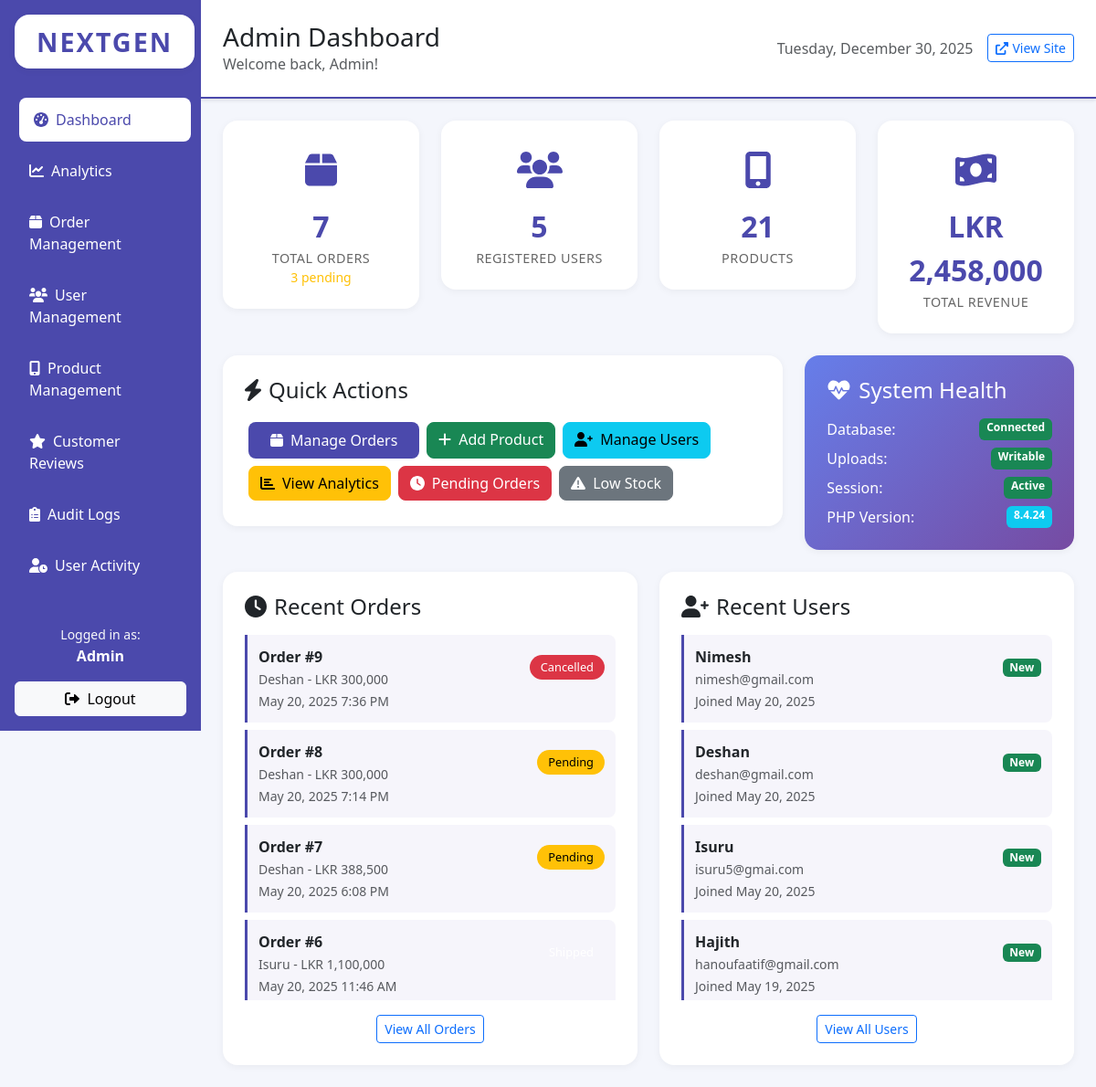
The page /admin.php (signed in) on the database its author committed.
### tables this page shows
CREATE TABLE `orders` (
  `id` int(11) NOT NULL,
  `user_id` int(11) DEFAULT NULL,
  `shipping_address_id` int(11) DEFAULT NULL,
  `total_amount` decimal(10,2) NOT NULL,
  `status` enum('pending','processing','shipped','delivered','cancelled') DEFAULT 'pending',
  `shipping_address` text NOT NULL,
  `billing_address` text NOT NULL,
  `payment_method` varchar(50) NOT NULL,
  `created_at` timestamp NOT NULL DEFAULT current_timestamp(),
  `updated_at` timestamp NOT NULL DEFAULT current_timestamp() ON UPDATE current_timestamp(),
  `tracking_number` varchar(255) DEFAULT NULL
);

CREATE TABLE `users` (
  `id` int(11) NOT NULL,
  `first_name` varchar(100) DEFAULT NULL,
  `last_name` varchar(100) DEFAULT NULL,
  `name` varchar(100) NOT NULL,
  `email` varchar(100) NOT NULL,
  `password` varchar(255) NOT NULL,
  `phone` varchar(20) DEFAULT NULL,
  `address` text DEFAULT NULL,
  `city` varchar(100) DEFAULT NULL,
  `profile_picture` varchar(255) DEFAULT NULL,
  `otp` varchar(10) DEFAULT NULL,
  `is_verified` tinyint(1) DEFAULT 0,
  `role` enum('admin','user') DEFAULT 'user',
  `created_at` timestamp NOT NULL DEFAULT current_timestamp(),
  `updated_at` timestamp NOT NULL DEFAULT current_timestamp() ON UPDATE current_timestamp()
);

### admin.php (the view, shortened to what this page needs)
<?php
$conn = getDBConnection();
try {
    $orderCount = $conn->query("SELECT COUNT(*) FROM orders")->fetchColumn();
    $userCount = $conn->query("SELECT COUNT(*) FROM users WHERE role = 'user'")->fetchColumn();
    $productCount = $conn->query("SELECT COUNT(*) FROM products")->fetchColumn();
    $totalRevenue = $conn->query("SELECT SUM(total_amount) FROM orders WHERE status IN ('delivered', 'shipped', 'processing')")->fetchColumn() ?? 0;
    $pendingOrders = $conn->query("SELECT COUNT(*) FROM orders WHERE status = 'pending'")->fetchColumn();
    $recentOrders = $conn->query("SELECT o.*, u.name as customer_name FROM orders o LEFT JOIN users u ON o.user_id = u.id ORDER BY o.created_at DESC LIMIT 5")->fetchAll();
    $recentUsers = $conn->query("SELECT * FROM users WHERE role = 'user' ORDER BY created_at DESC LIMIT 5")->fetchAll();
    $systemHealth = [
        'database_connected' => true,
        'uploads_writable' => is_writable('uploads/'),
        'session_active' => session_status() === PHP_SESSION_ACTIVE,
        'php_version' => PHP_VERSION
    ];
} catch (PDOException $e) {
    error_log("Admin Dashboard Error: " . $e->getMessage());
    $systemHealth['database_connected'] = false;
}
?>
<!DOCTYPE html>
<html lang="en">
<head>
    <link href="https://cdn.jsdelivr.net/npm/bootstrap@5.3.0/dist/css/bootstrap.min.css" rel="stylesheet">
    <link href="https://cdnjs.cloudflare.com/ajax/libs/font-awesome/6.0.0/css/all.min.css" rel="stylesheet">
    <link href="https://cdn.jsdelivr.net/npm/bootstrap-icons@1.10.5/font/bootstrap-icons.css" rel="stylesheet">
    <link href="https://cdn.datatables.net/1.13.6/css/dataTables.bootstrap5.min.css" rel="stylesheet">
    <link href="assets/css/admin-responsive.css" rel="stylesheet">
</head>
<body>
    <div class="d-flex">
        <div class="sidebar d-flex flex-column p-3" id="sidebar">
            <div class="text-center">
                <span class="sidebar-logo">NEXTGEN</span>
            </div>
            <nav class="nav flex-column mb-auto">
                <a href="admin.php" class="nav-link active">
                    <i class="fas fa-tachometer-alt me-2"></i>Dashboard
                </a>
                <a href="admin_analytics.php" class="nav-link">
                    <i class="fas fa-chart-line me-2"></i>Analytics
                </a>
                <a href="admin_orders.php" class="nav-link">
                    <i class="fas fa-box me-2"></i>Order Management
                </a>
                <a href="admin_users.php" class="nav-link">
                    <i class="fas fa-users me-2"></i>User Management
                </a>
                <a href="admin_products.php" class="nav-link">
                    <i class="fas fa-mobile-alt me-2"></i>Product Management
                </a>
                <a href="admin_reviews.php" class="nav-link">
                    <i class="fas fa-star me-2"></i>Customer Reviews
                </a>
                <a href="admin_audit_logs.php" class="nav-link">
                    <i class="fas fa-clipboard-list me-2"></i>Audit Logs
                </a>
                <a href="admin_user_activity.php" class="nav-link">
                    <i class="fas fa-user-clock me-2"></i>User Activity
                </a>
            </nav>
            <div class="mt-auto text-center">
                <div class="mb-3">
                    <small class="text-light">Logged in as:</small><br>
                    <strong><?php echo htmlspecialchars($_SESSION['user_name']); ?></strong>
                </div>
                <a href="logout.php" class="btn btn-light w-100">
                    <i class="fas fa-sign-out-alt me-2"></i>Logout
                </a>
            </div>
        </div>
        <div class="main-content flex-grow-1">
            <div class="dashboard-header d-flex justify-content-between align-items-center p-4">
                <div>
                    <h1 class="h3 mb-0">Admin Dashboard</h1>
                    <p class="text-muted mb-0">Welcome back, <?php echo htmlspecialchars($_SESSION['user_name']); ?>!</p>
                </div>
                <div class="d-flex align-items-center gap-3">
                    <span class="text-muted"><?php echo date('l, F j, Y'); ?></span>
                    <a href="index.php" class="btn btn-outline-primary btn-sm" target="_blank">
                        <i class="fas fa-external-link-alt me-1"></i>View Site
                    </a>
                </div>
            </div>
            <div class="container-fluid p-4">
                <div class="row g-4 mb-4">
                    <div class="col-md-3">
                        <div class="card metric-card">
                            <div class="card-icon mb-2"><i class="fas fa-box"></i></div>
                            <div class="metric-value"><?php echo number_format($orderCount); ?></div>
                            <div class="metric-label">Total Orders</div>
                            <?php if ($pendingOrders > 0): ?>
                                <small class="text-warning"><?php echo $pendingOrders; ?> pending</small>
                            <?php endif; ?>
                        </div>
                    </div>
                    <div class="col-md-3">
                        <div class="card metric-card">
                            <div class="card-icon mb-2"><i class="fas fa-users"></i></div>
                            <div class="metric-value"><?php echo number_format($userCount); ?></div>
                            <div class="metric-label">Registered Users</div>
                        </div>
                    </div>
                    <div class="col-md-3">
                        <div class="card metric-card">
                            <div class="card-icon mb-2"><i class="fas fa-mobile-alt"></i></div>
                            <div class="metric-value"><?php echo number_format($productCount); ?></div>
                            <div class="metric-label">Products</div>
                        </div>
                    </div>
                    <div class="col-md-3">
                        <div class="card metric-card">
                            <div class="card-icon mb-2"><i class="fas fa-money-bill-wave"></i></div>
                            <div class="metric-value">LKR <?php echo number_format($totalRevenue, 0); ?></div>
                            <div class="metric-label">Total Revenue</div>
                        </div>
                    </div>
                </div>
                <div class="row g-4 mb-4">
                    <div class="col-md-8">
                        <div class="card p-4">
                            <h4 class="mb-3"><i class="fas fa-bolt me-2"></i>Quick Actions</h4>
                            <div class="quick-actions d-flex flex-wrap">
                                <a href="admin_orders.php" class="btn btn-primary">
                                    <i class="fas fa-box me-2"></i>Manage Orders
                                </a>
                                <a href="admin_products.php" class="btn btn-success">
                                    <i class="fas fa-plus me-2"></i>Add Product
                                </a>
                                <a href="admin_users.php" class="btn btn-info">
                                    <i class="fas fa-user-plus me-2"></i>Manage Users
                                </a>
                                <a href="admin_analytics.php" class="btn btn-warning">
                                    <i class="fas fa-chart-bar me-2"></i>View Analytics
                                </a>
                                <a href="admin_orders.php?status=pending" class="btn btn-danger">
                                    <i class="fas fa-clock me-2"></i>Pending Orders
                                </a>
                                <a href="admin_products.php?stock=low" class="btn btn-secondary">
                                    <i class="fas fa-exclamation-triangle me-2"></i>Low Stock
                                </a>
                            </div>
                        </div>
                    </div>
                    <div class="col-md-4">
                        <div class="card system-health p-4">
                            <h4 class="mb-3"><i class="fas fa-heartbeat me-2"></i>System Health</h4>
                            <div class="d-flex flex-column gap-2">
                                <div class="d-flex justify-content-between">
                                    <span>Database:</span>
                                    <span class="badge bg-<?php echo $systemHealth['database_connected'] ? 'success' : 'danger'; ?>">
                                        <?php echo $systemHealth['database_connected'] ? 'Connected' : 'Error'; ?>
                                    </span>
                                </div>
                                <div class="d-flex justify-content-between">
                                    <span>Uploads:</span>
                                    <span class="badge bg-<?php echo $systemHealth['uploads_writable'] ? 'success' : 'warning'; ?>">
                                        <?php echo $systemHealth['uploads_writable'] ? 'Writable' : 'Read-only'; ?>
                                    </span>
                                </div>
                                <div class="d-flex justify-content-between">
                                    <span>Session:</span>
                                    <span class="badge bg-<?php echo $systemHealth['session_active'] ? 'success' : 'danger'; ?>">
                                        <?php echo $systemHealth['session_active'] ? 'Active' : 'Inactive'; ?>
                                    </span>
                                </div>
                                <div class="d-flex justify-content-between">
                                    <span>PHP Version:</span>
                                    <span class="badge bg-info"><?php echo $systemHealth['php_version']; ?></span>
                                </div>
                            </div>
                        </div>
                    </div>
                </div>
                <div class="row g-4">
                    <div class="col-md-6">
                        <div class="card p-4">
                            <h4 class="mb-3"><i class="fas fa-clock me-2"></i>Recent Orders</h4>
                            <div class="recent-activity">
                                <?php if (!empty($recentOrders)): ?>
                                    <?php foreach ($recentOrders as $order): ?>
                                        <div class="activity-item">
                                            <div class="d-flex justify-content-between align-items-center">
                                                <div>
                                                    <strong>Order #<?php echo $order['id']; ?></strong>
                                                    <br>
                                                    <small class="text-muted">
                                                        <?php echo htmlspecialchars($order['customer_name'] ?? 'Guest'); ?> -
                                                        LKR <?php echo number_format($order['total_amount'], 0); ?>
                                                    </small>
                                                </div>
                                                <span class="status-badge status-<?php echo $order['status']; ?>">
                                                    <?php echo ucfirst($order['status']); ?>
                                                </span>
                                            </div>
                                            <small class="text-muted">
                                                <?php echo date('M j, Y g:i A', strtotime($order['created_at'])); ?>
                                            </small>
                                        </div>
                                    <?php endforeach; ?>
                                <?php else: ?>
                                    <p class="text-muted">No recent orders</p>
                                <?php endif; ?>
                            </div>
                            <div class="text-center mt-3">
                                <a href="admin_orders.php" class="btn btn-outline-primary btn-sm">View All Orders</a>
                            </div>
                        </div>
                    </div>
                    <div class="col-md-6">
                        <div class="card p-4">
                            <h4 class="mb-3"><i class="fas fa-user-plus me-2"></i>Recent Users</h4>
                            <div class="recent-activity">
                                <?php if (!empty($recentUsers)): ?>
                                    <?php foreach ($recentUsers as $user): ?>
                                        <div class="activity-item">
                                            <div class="d-flex justify-content-between align-items-center">
                                                <div>
                                                    <strong><?php echo htmlspecialchars($user['name']); ?></strong>
                                                    <br>
                                                    <small class="text-muted"><?php echo htmlspecialchars($user['email']); ?></small>
                                                </div>
                                                <span class="badge bg-success">New</span>
                                            </div>
                                            <small class="text-muted">
                                                Joined <?php echo date('M j, Y', strtotime($user['created_at'])); ?>
                                            </small>
                                        </div>
                                    <?php endforeach; ?>
                                <?php else: ?>
                                    <p class="text-muted">No recent users</p>
                                <?php endif; ?>
                            </div>
                            <div class="text-center mt-3">
                                <a href="admin_users.php" class="btn btn-outline-primary btn-sm">View All Users</a>
                            </div>
                        </div>
                    </div>
                </div>
            </div>
        </div>
    </div>
</body>
</html>

### rows shown on the page
orders: id "9", user.name "Deshan", total_amount "300,000", status "Cancelled", created_at "May 20, 2025 7:36 PM"
orders: id "8", user.name "Deshan", total_amount "300,000", status "Pending", created_at "May 20, 2025 7:14 PM"
orders: id "7", user.name "Deshan", total_amount "388,500", status "Pending", created_at "May 20, 2025 6:08 PM"
orders: id "6", user.name "Isuru", total_amount "1,100,000", created_at "May 20, 2025 11:46 AM"
users: name "Nimesh", email "nimesh@gmail.com", created_at "May 20, 2025"
users: name "Deshan", email "deshan@gmail.com", created_at "May 20, 2025"
users: name "Isuru", email "isuru5@gmai.com", created_at "May 20, 2025"
users: name "Hajith", email "hanoufaatif@gmail.com", created_at "May 19, 2025"

### other values the page prints
$_SESSION['user_name'] "Admin"
$orderCount "7"
$pendingOrders "3"
$userCount "5"
$productCount "21"
$totalRevenue "2,458,000"
$systemHealth['php_version'] "8.4.24"
